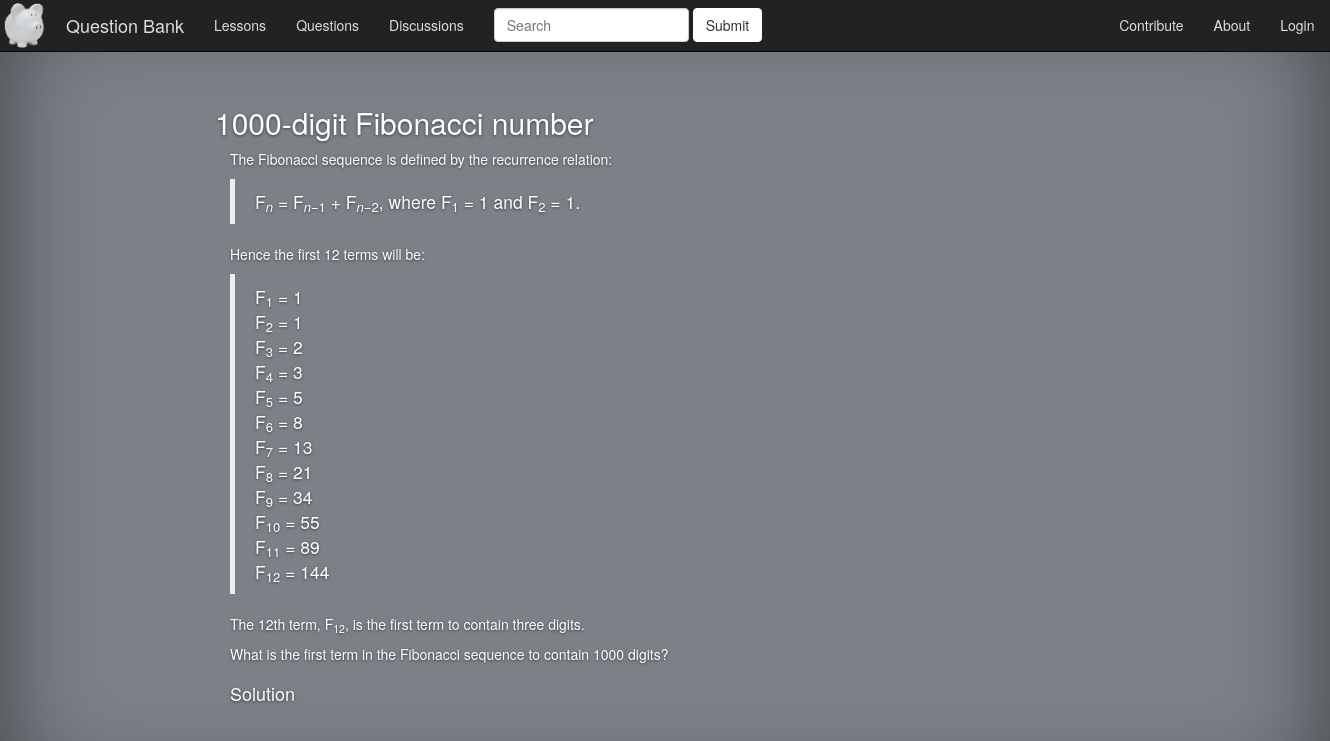
The page /questions/1/ on the database its author committed.
### questions/models.py (models this page shows, shortened)
class Question(models.Model):
    MATH = "MATH"
    PMATH = "PMATH"
    CS = "CS"
    CO = "CO"
    STAT = "STAT"
    ACTSCI = "ACTSCI"
    AMATH = "AMATH"
    SUBJECTS = (
        (MATH, "Mathematics"),
        (PMATH, "Pure Mathematics"),
        (CS, "Computer Science"),
        (CO, "Combinatorics and Optimization"),
        (STAT, "Statistics"),
        (ACTSCI, "Actuarial Science"),
        (AMATH, "Applied Mathematics"),
    )
    E = "E"
    M = "M"
    H = "H"
    DIFFICULTY = (
        (E, "Easy"),
        (M, "Medium"),
        (H, "Hard"),
    )
    question_title = models.CharField(max_length=64)
    question_text = models.TextField()
    subject = models.CharField(max_length=5, choices=SUBJECTS, default=MATH)
    difficulty = models.CharField(max_length=1, choices=DIFFICULTY, default=M)
    solution = models.ForeignKey(Solution, blank=True, null=True)
    source = models.ForeignKey(Source, blank=True, null=True)

### questions/views.py (the view)
# urls.py: url(r'^(?P<question_id>[0-9]+)/$', views.question_template, name='question_template'),
def question_template(request, question_id):
    q = get_object_or_404(Question, id=question_id)
    return render(request, 'questions/question_template.html', {'question': q})

### templates/questions/question_template.html (shortened to what this page needs)
{% extends "basic.html" %}
{% block content %}
<h2>{{ question.question_title }}</h2>
<div class="container">
    {{ question.question_text|safe }}
</div>
<div class="container">
    {% if not question.solution_id %}
        <h4>No Solution Available</h4>
    {% else %}
        <a href="#" onclick="$('#solution').slideToggle();"><h4>Solution</h4></a>
    {% endif %}
</div>
{% endblock %}

### questions/static/css/core.css (style rules this page uses)
a, a:focus, a:hover { color: #fff; }
html, body { height: 100%; background-color: #7C8188; color: #fff; text-align: left; text-shadow: 0 1px 3px rgba(0,0,0,.5); }

### rows shown on the page
Question: question_title "1000-digit Fibonacci number", question_text "The Fibonacci sequence is defined by the recurrence relation: F n = F n −1 + F n −2 , where F 1 = 1 and F 2 = 1. Hence the first 12 terms will be: F 1 = 1 F 2 = 1 F 3 = 2 F 4 = 3 F 5 = 5 F 6 = 8 F 7 = 13 F 8 = 21 F 9 = 34 F 10 = 55 F 11 = 89 F 12 = 144 The 12th term, F 12 , is the first term to contain three digits. What is the first term in the Fibonacci sequence to contain 1000 digits?"
